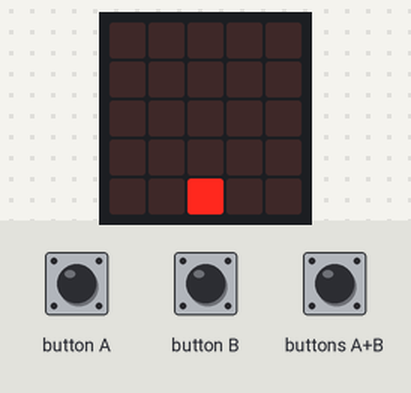
Recording of a program running on a simulated BBC micro:bit (MakeCode). Parts: the board's 5×5 LED display. The inputs (shaded band) are chosen by the test bench. Random numbers come from a fixed seed.

Above: at 1.2 s.
1.3 s: buttons A+B pressed for 0.15 s
At 4.3 s:
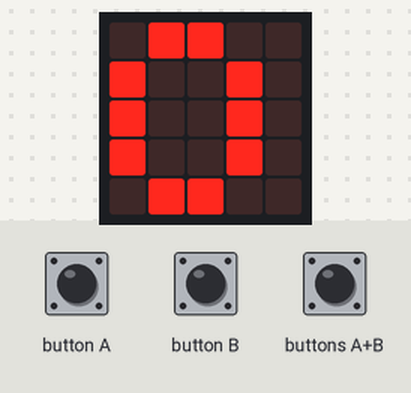
4.4 s: buttons A+B pressed for 1 s
At 5.8 s:
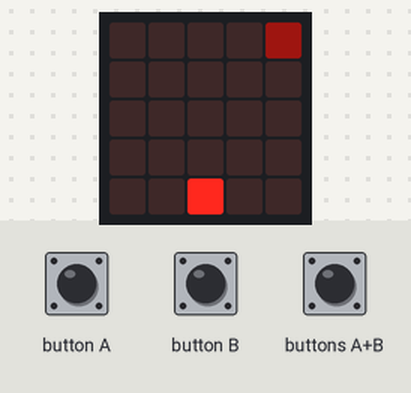
6.0 s: button A pressed for 0.15 s
At 6.63 s:
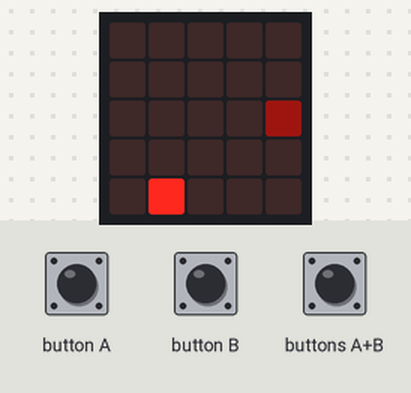
6.7 s: button B pressed for 0.15 s
At 7.3 s:
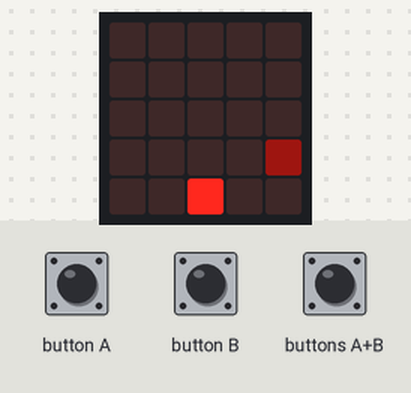
7.4 s: button A pressed for 0.15 s
At 7.73 s:
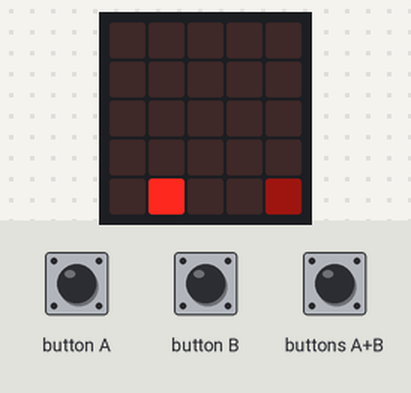
9.4 s: buttons A+B pressed for 0.15 s
At 9.9 s:
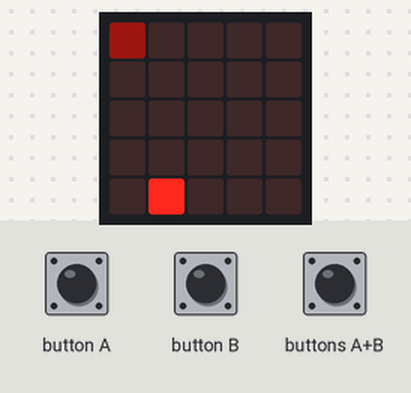
Timing chart, 0 to 12.4 s (numbered marks = the images above; inputs shaded):
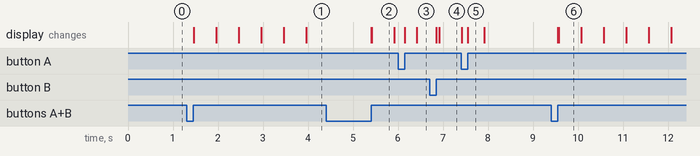

Measured:
- after the input at 1.3 s, the display: first changes after 0.16 s (image 1 shows a later state)
- after the input at 4.4 s, the display: first changes after 1.0 s (image 2 shows a later state)
- after the input at 9.4 s, the display: first changes after 0.15 s (image 6 shows a later state)
- what the display in image 2 shows lasts 0.5 s, from 5.4 s to 5.9 s

The program:

main.ts
```typescript
input.onButtonPressed(Button.A, function () {
    籃子.change(LedSpriteProperty.X, -1)
})
input.onButtonPressed(Button.AB, function () {
    basic.clearScreen()
    game.setScore(0)
    game.resume()
    GO = true
    激情 = 500
})
input.onButtonPressed(Button.B, function () {
    籃子.change(LedSpriteProperty.X, 1)
})
let 雞蛋: game.LedSprite = null
let 激情 = 0
let GO = false
let 籃子: game.LedSprite = null
籃子 = game.createSprite(2, 4)
GO = false
basic.forever(function () {
    if (GO) {
        雞蛋 = game.createSprite(randint(0, 4), 0)
        雞蛋.set(LedSpriteProperty.Brightness, 30)
        for (let index = 0; index <= 5; index++) {
            if (雞蛋.isDeleted()) {
                break;
            }
            if (index == 5) {
                雞蛋.delete()
                GO = false
                game.pause()
                basic.showNumber(game.score())
            }
            雞蛋.set(LedSpriteProperty.Y, index)
            basic.pause(激情)
        }
        激情 += -20
    }
})
basic.forever(function () {
    if (GO) {
        if (籃子.isTouching(雞蛋)) {
            game.addScore(1)
            雞蛋.delete()
        }
    }
})
```

test.ts
```typescript
// 在這裡測試；當此封包作為擴充功能時，將不會編譯此內容。
```
